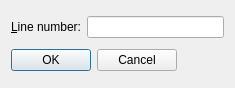
<?xml version="1.0" encoding="UTF-8"?>
<ui version="4.0">
 <class>GoToLineDialog</class>
 <widget class="QDialog" name="GoToLineDialog">
  <property name="geometry">
   <rect>
    <x>0</x>
    <y>0</y>
    <width>235</width>
    <height>88</height>
   </rect>
  </property>
  <property name="windowTitle">
   <string>Go To Line</string>
  </property>
  <property name="modal">
   <bool>true</bool>
  </property>
  <layout class="QVBoxLayout" name="verticalLayout">
   <item>
    <layout class="QHBoxLayout" name="horizontalLayout">
     <item>
      <widget class="QLabel" name="lineLabel">
       <property name="text">
        <string>&amp;Line number:</string>
       </property>
       <property name="buddy">
        <cstring>lineEdit</cstring>
       </property>
      </widget>
     </item>
     <item>
      <widget class="QLineEdit" name="lineEdit"/>
     </item>
    </layout>
   </item>
   <item>
    <layout class="QHBoxLayout" name="horizontalLayout_2">
     <item>
      <widget class="QPushButton" name="okButton">
       <property name="text">
        <string>OK</string>
       </property>
       <property name="default">
        <bool>true</bool>
       </property>
      </widget>
     </item>
     <item>
      <widget class="QPushButton" name="cancelButton">
       <property name="text">
        <string>Cancel</string>
       </property>
      </widget>
     </item>
     <item>
      <spacer name="horizontalSpacer">
       <property name="orientation">
        <enum>Qt::Horizontal</enum>
       </property>
       <property name="sizeHint" stdset="0">
        <size>
         <width>15</width>
         <height>20</height>
        </size>
       </property>
      </spacer>
     </item>
    </layout>
   </item>
  </layout>
 </widget>
 <resources/>
 <connections/>
</ui>
